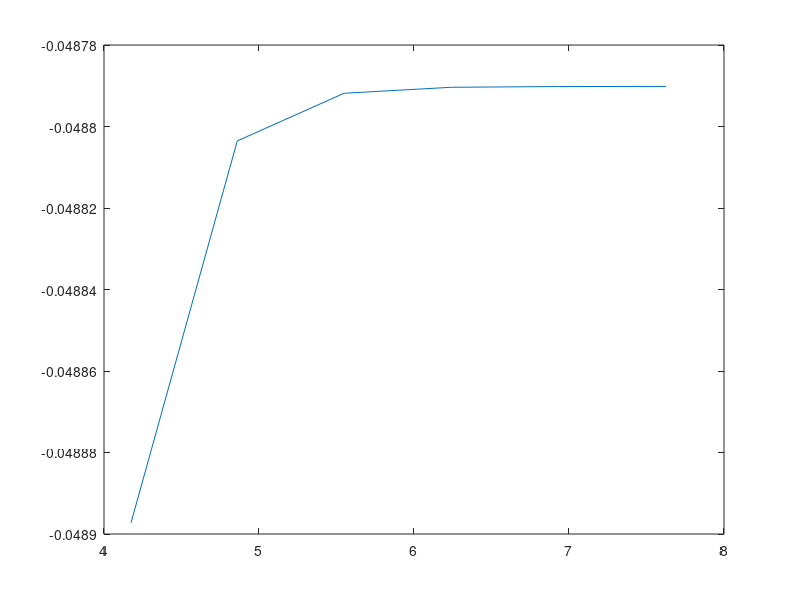

MATLAB code to generate this figure:
%% Exercise # 1 -  Numerical methods for ODEs
% Course: Numerical Methods For Differential Equations
% Name: Alexandre da Rocha Rodrigues
% Matricola: 2039952
% November 2021

close all
clear all

%% Question 2
% 4-stage Runge-Kutta method:
% y(n+2) = y(n) + h/3 * (f(n) + 4*f(n+1) + f(n+2));

% y' = -10y^2;
%% Constants
ks= 5:10;
T = 2;
hs = 2.^-ks;
errorf=zeros(length(hs),1);
Nsteps=zeros(length(hs),1);
ie=1;
for h=hs
    ts = 0:h:T;
    
    N = length(ts);
    y = zeros(N,1);
    y(1) = 1;
    
    f = @(y) -10*y^2; 
    y_exact = -10/3*ts.^3 + 1;
    
    % Main Method
    for i=2:N
        k1 = f(y(i-1));
        k2 = f(y(i-1)+h/2*k1);
        k3 = f(y(i-1)+h/2*k2);
        k4 = f(y(i-1)+h*k3);
        
        y(i) = y(i-1) + h/6 * (k1 + 2*k2 + 2*k3 + k4);
    end
    
    Nsteps(ie) = N;
    errorf(ie) = abs(y(end)-y_exact(T));
    ie=ie+1;
   
end
   
plot(log(Nsteps),log(errorf))

tab = [transpose(hs) errorf]

